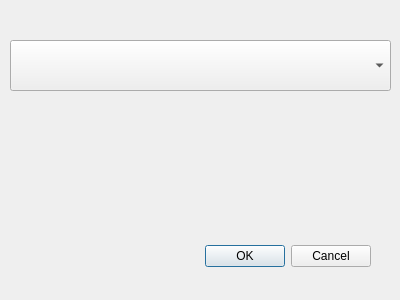
<?xml version="1.0" encoding="UTF-8"?>
<ui version="4.0">
 <class>erase</class>
 <widget class="QDialog" name="erase">
  <property name="geometry">
   <rect>
    <x>0</x>
    <y>0</y>
    <width>400</width>
    <height>300</height>
   </rect>
  </property>
  <property name="windowTitle">
   <string>Dialog</string>
  </property>
  <widget class="QDialogButtonBox" name="buttonBox">
   <property name="geometry">
    <rect>
     <x>30</x>
     <y>240</y>
     <width>341</width>
     <height>32</height>
    </rect>
   </property>
   <property name="orientation">
    <enum>Qt::Horizontal</enum>
   </property>
   <property name="standardButtons">
    <set>QDialogButtonBox::Cancel|QDialogButtonBox::Ok</set>
   </property>
  </widget>
  <widget class="QComboBox" name="mostrarExc">
   <property name="geometry">
    <rect>
     <x>10</x>
     <y>40</y>
     <width>381</width>
     <height>51</height>
    </rect>
   </property>
  </widget>
 </widget>
 <resources/>
 <connections>
  <connection>
   <sender>buttonBox</sender>
   <signal>accepted()</signal>
   <receiver>erase</receiver>
   <slot>accept()</slot>
   <hints>
    <hint type="sourcelabel">
     <x>248</x>
     <y>254</y>
    </hint>
    <hint type="destinationlabel">
     <x>157</x>
     <y>274</y>
    </hint>
   </hints>
  </connection>
  <connection>
   <sender>buttonBox</sender>
   <signal>rejected()</signal>
   <receiver>erase</receiver>
   <slot>reject()</slot>
   <hints>
    <hint type="sourcelabel">
     <x>316</x>
     <y>260</y>
    </hint>
    <hint type="destinationlabel">
     <x>286</x>
     <y>274</y>
    </hint>
   </hints>
  </connection>
 </connections>
</ui>
